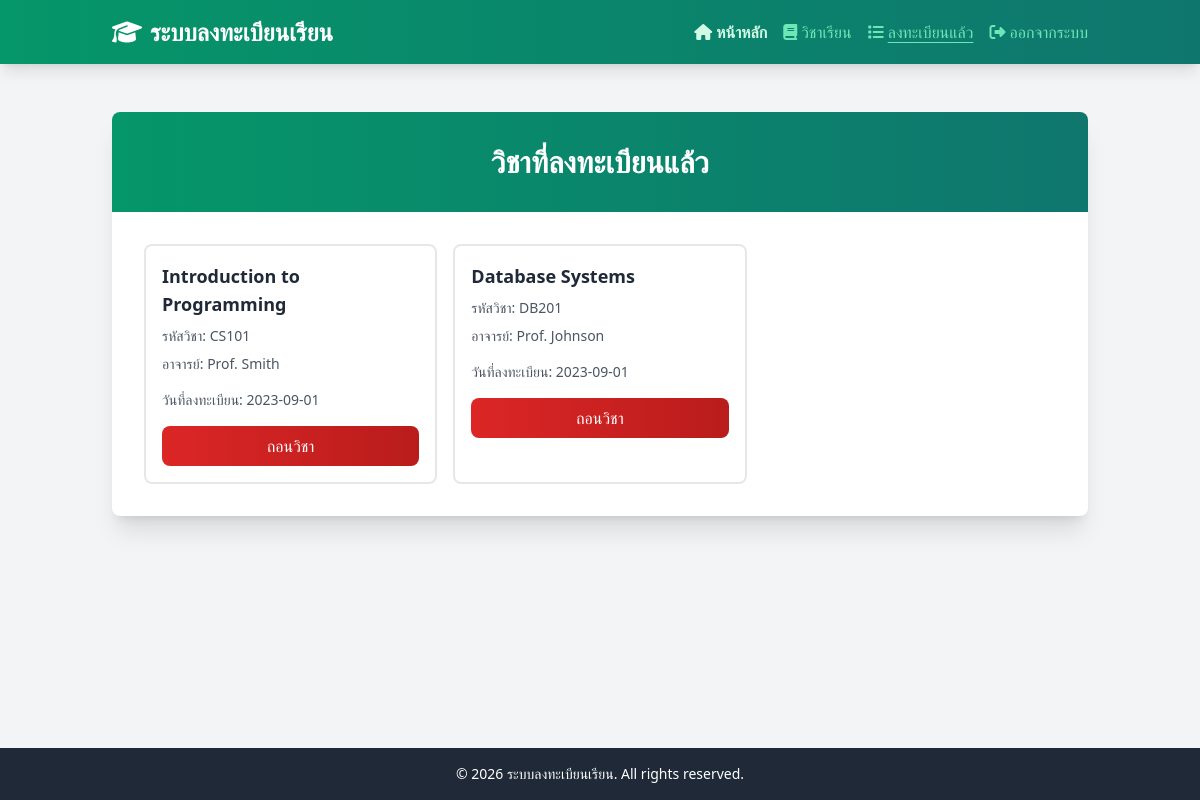
/enrolled (signed in), run on the app's committed database.
### tables this page shows
CREATE TABLE IF NOT EXISTS enrollment (
    enrollment_id INT PRIMARY KEY AUTO_INCREMENT,
    student_id INT,
    course_id INT,
    enrollment_date DATE,
    FOREIGN KEY (student_id) REFERENCES students(student_id),
    FOREIGN KEY (course_id) REFERENCES courses(course_id)
);

CREATE TABLE IF NOT EXISTS courses (
    course_id INT PRIMARY KEY AUTO_INCREMENT,
    course_name VARCHAR(100) NOT NULL,
    course_code VARCHAR(20) UNIQUE,
    instructor VARCHAR(50)
);

### routes/enrolled.php (called while the page is built, shortened)
<?php
$studentId = $_SESSION['student_id'] ?? null;
$enrollmentsResult = getEnrollmentsByStudent($studentId);
$message = $_GET['message'] ?? null;
renderView('enrolled', ['enrollments' => $enrollmentsResult, 'message' => $message]);
?>

### databases/enrollment.php (called while the page is built, shortened)
<?php
function getEnrollmentsByStudent(int $studentId): mysqli_result|bool
{
    $conn = getConnection();
    $sql = 'SELECT e.*, c.course_name, c.course_code, c.instructor FROM enrollment e JOIN courses c ON e.course_id = c.course_id WHERE e.student_id = ?';
    $stmt = $conn->prepare($sql);
    $stmt->bind_param('i', $studentId);
    $stmt->execute();
    $result = $stmt->get_result();
    return $result;
}
?>

### templates/enrolled.php (the view, shortened to what this page needs)
<?php include 'header.php' ?>
<main class="container mx-auto px-2 sm:px-4 lg:px-6 py-4 sm:py-6 lg:py-12 flex-grow">
    <div class="bg-white rounded-lg shadow-xl overflow-hidden">
        <div class="bg-gradient-to-r from-emerald-600 to-teal-700 text-white py-4 sm:py-6 lg:py-8 px-3 sm:px-4 lg:px-6">
            <h2 class="text-xl sm:text-2xl lg:text-3xl font-bold text-center">วิชาที่ลงทะเบียนแล้ว</h2>
        </div>
        <div class="p-3 sm:p-4 lg:p-8">
            <?php if ($data['enrollments']->num_rows == 0) { ?>
                <p class="text-center text-gray-600">ยังไม่ได้ลงทะเบียนวิชาใดๆ</p>
            <?php } else { ?>
                <div class="grid grid-cols-1 sm:grid-cols-2 lg:grid-cols-3 gap-4">
                    <?php while ($enrollment = $data['enrollments']->fetch_assoc()) { ?>
                        <div class="bg-white border-2 border-gray-200 rounded-lg p-4 hover:shadow-lg transition">
                            <h3 class="text-lg font-semibold text-gray-800 mb-2"><?= $enrollment['course_name'] ?></h3>
                            <p class="text-sm text-gray-600 mb-2">รหัสวิชา: <?= $enrollment['course_code'] ?></p>
                            <p class="text-sm text-gray-600 mb-4">อาจารย์: <?= $enrollment['instructor'] ?></p>
                            <p class="text-sm text-gray-600 mb-4">วันที่ลงทะเบียน: <?= $enrollment['enrollment_date'] ?></p>
                            <a href="#" onclick="showConfirmModal('ต้องการถอนวิชานี้หรือไม่?', () => window.location.href = '/withdraw/<?= $enrollment['course_id'] ?>'); return false;" class="block w-full bg-gradient-to-r from-red-600 to-red-700 text-white py-2 px-4 rounded-lg hover:from-red-700 hover:to-red-800 transition text-center">ถอนวิชา</a>
                        </div>
                    <?php } ?>
                </div>
            <?php } ?>
        </div>
    </div>
</main>
<?php include 'footer.php' ?>

### data on the page
enrollment: course.course_name "Introduction to Programming", course.course_code "CS101", course.instructor "Prof. Smith", enrollment_date "2023-09-01"
enrollment: course.course_name "Database Systems", course.course_code "DB201", course.instructor "Prof. Johnson", enrollment_date "2023-09-01"
